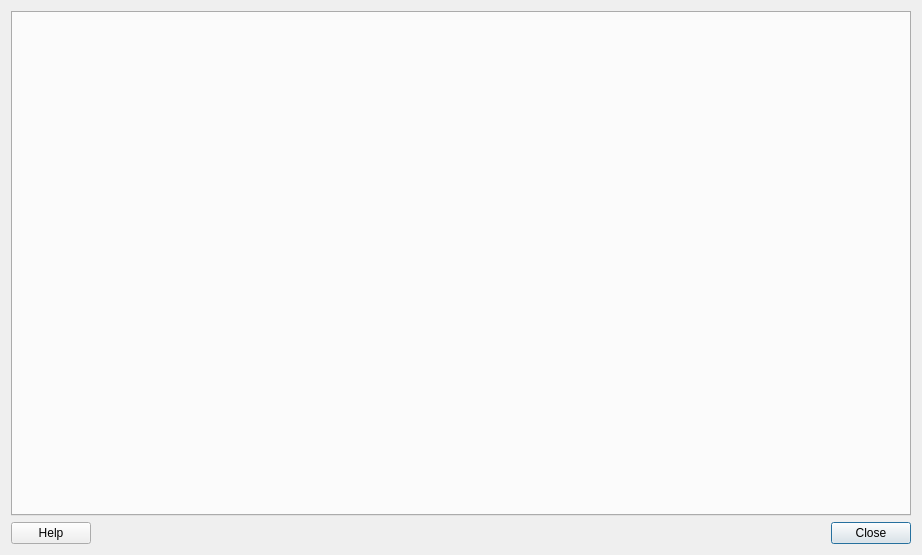
<?xml version="1.0" encoding="UTF-8"?>
<ui version="4.0">
 <class>Urban_type_creatorDialogBase</class>
 <widget class="QDialog" name="Urban_type_creatorDialogBase">
  <property name="geometry">
   <rect>
    <x>0</x>
    <y>0</y>
    <width>922</width>
    <height>555</height>
   </rect>
  </property>
  <property name="minimumSize">
   <size>
    <width>0</width>
    <height>0</height>
   </size>
  </property>
  <property name="maximumSize">
   <size>
    <width>16777215</width>
    <height>800</height>
   </size>
  </property>
  <property name="windowTitle">
   <string>SUEWS Database Manager</string>
  </property>
  <layout class="QGridLayout" name="gridLayout_3">
   <item row="2" column="1">
    <spacer name="horizontalSpacer">
     <property name="orientation">
      <enum>Qt::Horizontal</enum>
     </property>
     <property name="sizeHint" stdset="0">
      <size>
       <width>40</width>
       <height>20</height>
      </size>
     </property>
    </spacer>
   </item>
   <item row="2" column="2">
    <widget class="QPushButton" name="pushButton">
     <property name="text">
      <string>Close</string>
     </property>
    </widget>
   </item>
   <item row="2" column="0">
    <widget class="QPushButton" name="helpButton">
     <property name="text">
      <string>Help</string>
     </property>
    </widget>
   </item>
   <item row="0" column="0" colspan="3">
    <widget class="QTabWidget" name="tabWidget">
     <property name="enabled">
      <bool>true</bool>
     </property>
     <property name="sizePolicy">
      <sizepolicy hsizetype="Preferred" vsizetype="Preferred">
       <horstretch>0</horstretch>
       <verstretch>0</verstretch>
      </sizepolicy>
     </property>
     <property name="maximumSize">
      <size>
       <width>16777215</width>
       <height>700</height>
      </size>
     </property>
     <property name="currentIndex">
      <number>-1</number>
     </property>
    </widget>
   </item>
  </layout>
 </widget>
 <resources/>
 <connections>
  <connection>
   <sender>pushButton</sender>
   <signal>clicked(bool)</signal>
   <receiver>Urban_type_creatorDialogBase</receiver>
   <slot>accept()</slot>
   <hints>
    <hint type="sourcelabel">
     <x>860</x>
     <y>520</y>
    </hint>
    <hint type="destinationlabel">
     <x>458</x>
     <y>272</y>
    </hint>
   </hints>
  </connection>
 </connections>
</ui>
